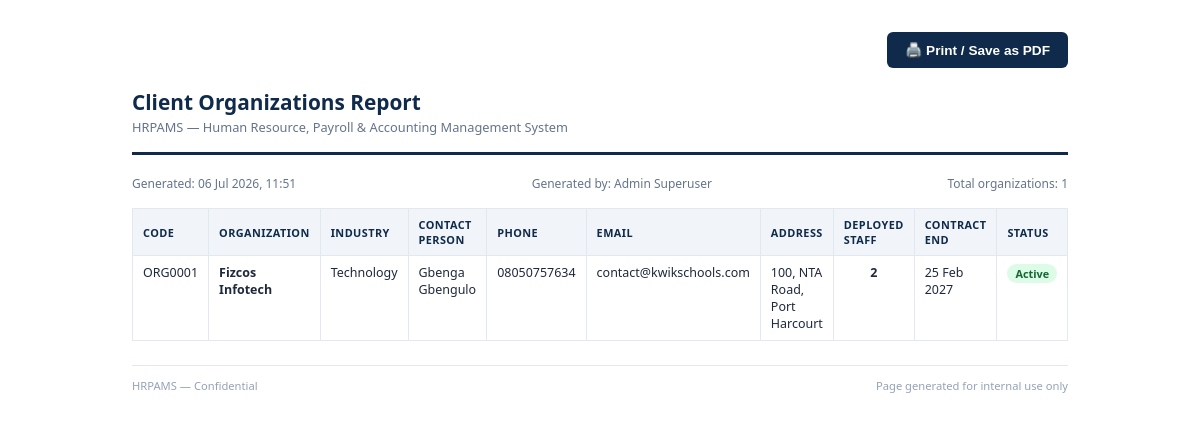
Page /organization/organizations/print/ (signed in) on the committed database.
### organization/models.py (models this page shows, shortened)
class Company(AuditableModel):
    name = models.CharField(max_length=100, unique=True)
    code = models.CharField(
        max_length=20,
        unique=True,
        db_index=True,
        blank=True,
        help_text="Automatically generated if left blank (e.g. ORG0001).",
    )
    industry = models.CharField(max_length=100, blank=True)
    description = models.TextField(max_length=200, blank=True)
    address = models.CharField(
        max_length=255,
        blank=True,
        help_text="Physical address — shown as a staff member's deployment location.",
    )
    contact_person = models.CharField(max_length=150, blank=True)
    phone = models.CharField(max_length=20, blank=True)
    email = models.EmailField(blank=True)
    contract_start_date = models.DateField(null=True, blank=True)
    contract_end_date = models.DateField(null=True, blank=True)
    status = models.CharField(
        max_length=20,
        choices=OrganizationStatus.choices,
        default=OrganizationStatus.ACTIVE,
    )
    logo = models.ImageField(
        upload_to=company_logo_upload_path,
        blank=True,
        null=True,
        validators=[
            FileExtensionValidator(IMAGE_EXTENSIONS),
            validate_file_size,
        ],
        help_text="Displayed on printable reports and client-facing pages.",
    )
    notes = models.TextField(blank=True)
    slug = models.SlugField(null=True, blank=True, help_text="Do not enter anything here")
    class Meta:
        verbose_name = "Organization"
        verbose_name_plural = "Organizations"

### organization/views.py (the view)
class OrganizationPrintView(LoginRequiredMixin, PermissionRequiredMixin, ListView):
    model = Company
    template_name = "organization/organization_print.html"
    context_object_name = "organizations"
    permission_required = "organization.view_company"
    def get_queryset(self):
        return _companies_with_deployed_count().order_by("name")
    def get_context_data(self, **kwargs):
        context = super().get_context_data(**kwargs)
        context["generated_at"] = timezone.now()
        context["generated_by"] = self.request.user
        return context

### dashboard/context_processors.py (called while the page is built)
def corporate_identity(request):
    try:
        identity = CorporateIdentity.get_default()
    except Exception as exc:
        logger.warning(
            "Unable to load Corporate Identity: %s",
            exc,
        )
        identity = None
    return {
        "corporate_info": identity,
    }

### dashboard/models.py (called while the page is built)
    @classmethod
    def get_default(cls) -> "CorporateIdentity | None":
        return (
            cls.objects.filter(is_default=True).first()
            or cls.objects.first()
        )

### organization/views.py (called while the page is built)
def _companies_with_deployed_count():
    return Company.objects.filter(is_active=True).annotate(
        deployed_staff_count=Count(
            "deployments", filter=Q(deployments__is_current=True), distinct=True
        )
    )

### organization/templates/organization/organization_print.html (shortened to what this page needs)
<!DOCTYPE html>
{% load static %}
<html lang="en">
<head>
</head>
<body>
  <div class="print-toolbar">
    <button class="print-btn" onclick="window.print()">
      🖨️ Print / Save as PDF
    </button>
  </div>
  <div class="letterhead">
    <div>
      <div class="letterhead-title">Client Organizations Report</div>
      <div class="letterhead-sub">HRPAMS — Human Resource, Payroll &amp; Accounting Management System</div>
    </div>
  </div>
  <div class="report-meta">
    <span>Generated: {{ generated_at|date:"d M Y, H:i" }}</span>
    <span>Generated by: {{ generated_by.get_full_name|default:generated_by.username }}</span>
    <span>Total organizations: {{ organizations|length }}</span>
  </div>
  <table>
    <thead>
      <tr>
        <th>Code</th>
        <th>Organization</th>
        <th>Industry</th>
        <th>Contact Person</th>
        <th>Phone</th>
        <th>Email</th>
        <th>Address</th>
        <th>Deployed Staff</th>
        <th>Contract End</th>
        <th>Status</th>
      </tr>
    </thead>
    <tbody>
      {% for org in organizations %}
      <tr>
        <td>{{ org.code }}</td>
        <td><strong>{{ org.name }}</strong></td>
        <td>{{ org.industry|default:"—" }}</td>
        <td>{{ org.contact_person|default:"—" }}</td>
        <td>{{ org.phone|default:"—" }}</td>
        <td>{{ org.email|default:"—" }}</td>
        <td>{{ org.address|default:"—" }}</td>
        <td style="text-align:center"><strong>{{ org.deployed_staff_count }}</strong></td>
        <td>{{ org.contract_end_date|date:"d M Y"|default:"—" }}</td>
        <td><span class="status-badge status-{{ org.status|slugify }}">{{ org.status }}</span></td>
      </tr>
      {% empty %}
      <tr><td colspan="10" style="text-align:center;padding:20px;color:#94A3B8">No organizations found.</td></tr>
      {% endfor %}
    </tbody>
  </table>
  <div class="report-footer">
    <span>HRPAMS — Confidential</span>
    <span>Page generated for internal use only</span>
  </div>
</body>
</html>

### organization/templates/organization/organization_print.html (style rules this page uses)
* { box-sizing: border-box; margin: 0; padding: 0; }
body { font-family: 'Segoe UI', Arial, sans-serif; color: #1E293B; padding: 32px; max-width: 1000px; margin: 0 auto; }
.print-toolbar { display: flex; justify-content: flex-end; gap: 10px; margin-bottom: 20px; }
.print-btn { background: #0F2A4A; color: #fff; border: none; border-radius: 6px; padding: 10px 18px; font-size: .85rem; font-weight: 600; cursor: pointer; }
.letterhead { display: flex; align-items: center; justify-content: space-between; border-bottom: 3px solid #0F2A4A; padding-bottom: 16px; margin-bottom: 20px; }
.letterhead-title { font-size: 1.3rem; font-weight: 800; color: #0F2A4A; }
.letterhead-sub { font-size: .8rem; color: #64748B; margin-top: 2px; }
.report-meta { display: flex; justify-content: space-between; font-size: .75rem; color: #64748B; margin-bottom: 16px; }
table { width: 100%; border-collapse: collapse; font-size: .78rem; }
thead th { text-align: left; background: #F1F5F9; color: #0F2A4A; font-size: .68rem; text-transform: uppercase; letter-spacing: .04em; padding: 8px 10px; border: 1px solid #E2E8F0; }
tbody td { padding: 8px 10px; border: 1px solid #E2E8F0; vertical-align: top; }
.status-badge { display: inline-block; padding: 2px 8px; border-radius: 999px; font-size: .68rem; font-weight: 700; }
.status-active { background: #DCFCE7; color: #166534; }
.report-footer { margin-top: 24px; padding-top: 12px; border-top: 1px solid #E2E8F0; display: flex; justify-content: space-between; font-size: .7rem; color: #94A3B8; }

### rows in the picture
Company: code "ORG0001", name "Fizcos Infotech", industry "Technology", contact_person "Gbenga Gbengulo", phone "08050757634", email "contact@kwikschools.com", address "100, NTA Road, Port Harcourt", deployed_staff_count "2", contract_end_date "25 Feb 2027", status "Active"

### other values in the picture
{{ generated_at|date:"d M Y, H:i" }} "06 Jul 2026, 11:51"
{{ generated_by.get_full_name|default:generated_by.username }} "Admin Superuser"
{{ organizations|length }} "1"
